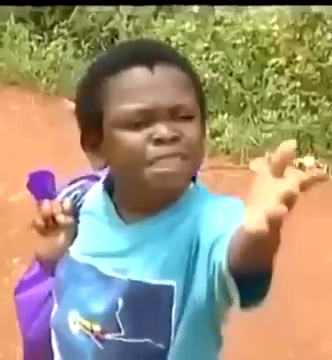
#> input picture frame 15 of code/gossip.mp4, 332 x 360 px
$ python extract.py
#> lines starting #> are read from the running program, lines starting #| are printed output that depends on the picture
# Importing all necessary libraries
import cv2
import os
from PIL import Image, ImageOps, ImageDraw, ImageFont
import numpy as np

Character = {
    "standard": "@%#*+=-:. ",
    "complex": "$@B%8&WM#*oahkbdpqwmZO0QLCJUYXzcvunxrjft/\|()1{}[]?-_+~<>i!lI;:,\"^`'. "
}


def get_data(mode):
    font = ImageFont.truetype("fonts/DejaVuSansMono-Bold.ttf", size=20)
    scale = 2
    char_list = Character[mode]
    return char_list, font, scale


# Making Background Black or White
bg = "white"
# bg = "black"
if bg == "white":
    bg_code = (255, 255, 255)
elif bg == "black":
    bg_code = (0,0,0)

# Getting the character List, Font and Scaling characters for square Pixels
char_list, font, scale = get_data("complex")
num_chars = len(char_list)
num_cols = 150


# Read the video from specified path
vid = cv2.VideoCapture("gossip.mp4")

try:

    # creating a folder named data
    if not os.path.exists('data'):
        os.makedirs('data')

# if not created then raise error
except OSError:
    print('Error: Creating directory of data')

# frame
currentframe = 0

while (True):

    # reading from frame
    success, frame = vid.read()
#> frame is the input picture: shape (360, 332, 3); mean B, G, R 122.6, 148, 158.2

    if success:
        # continue creating images until video remains
        name=os.path.join('data', str("frame"+str(currentframe))+'.jpg')
        print('Creating...' + name)
        image=frame

        #  Extracting height and width from Image
        height, width, x = image.shape
#> height = 360; width = 332; x = 3

        # Defining height and width of each cell==pixel
        cell_w = width / num_cols
#> cell_w = 2.21
        cell_h = scale * cell_w
#> cell_h = 4.43
        num_rows = int(height / cell_h)
#> num_rows = 81


        # Calculating Height and Width of the output Image
        char_width, char_height = font.getsize("A")
        out_width = char_width * num_cols
        out_height = scale * char_height * num_rows
#> out_height = 3078

        # Making a new Image using PIL
        out_image = Image.new("RGB", (out_width, out_height), bg_code)
#> out_image: PIL image 2100x3078 RGB; every value is 255
        draw = ImageDraw.Draw(out_image)


        #mapping characters RGB
        for i in range(num_rows):
            for j in range(num_cols):
                partial_image=image[int(i*cell_h):min(int((i+1)*cell_h),height),int(j*cell_w):min(int((j+1)*cell_w), width),:]
                partial_avg_color=np.sum(np.sum(partial_image, axis=0), axis=0)/(cell_h*cell_w)
                partial_avg_color=tuple(partial_avg_color.astype(np.int32).tolist())
                c=char_list[min(int(np.mean(partial_image)*num_chars/255),num_chars-1)]
                draw.text((j*char_width, i*char_height), c, fill=partial_avg_color, font=font)


        # Inverting Image and removing excess borders
        if bg == "white":
            cropped_image = ImageOps.invert(out_image).getbbox()
#> cropped_image = (0, 4, 2100, 1544)
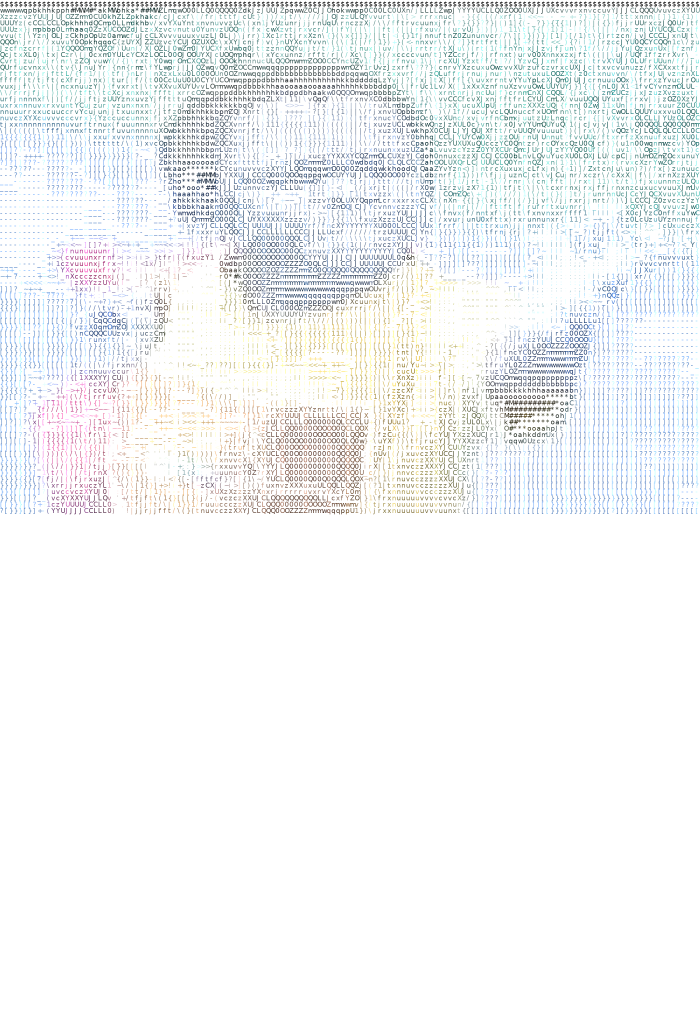
#> out_image: PIL image 2100x3078 RGB (shown at 1/3 size); mean R, G, B 243, 245.1, 245.7
        elif bg == "black":
            cropped_image = out_image.getbbox()

        # Saving the new Image
        out_image = out_image.crop(cropped_image)
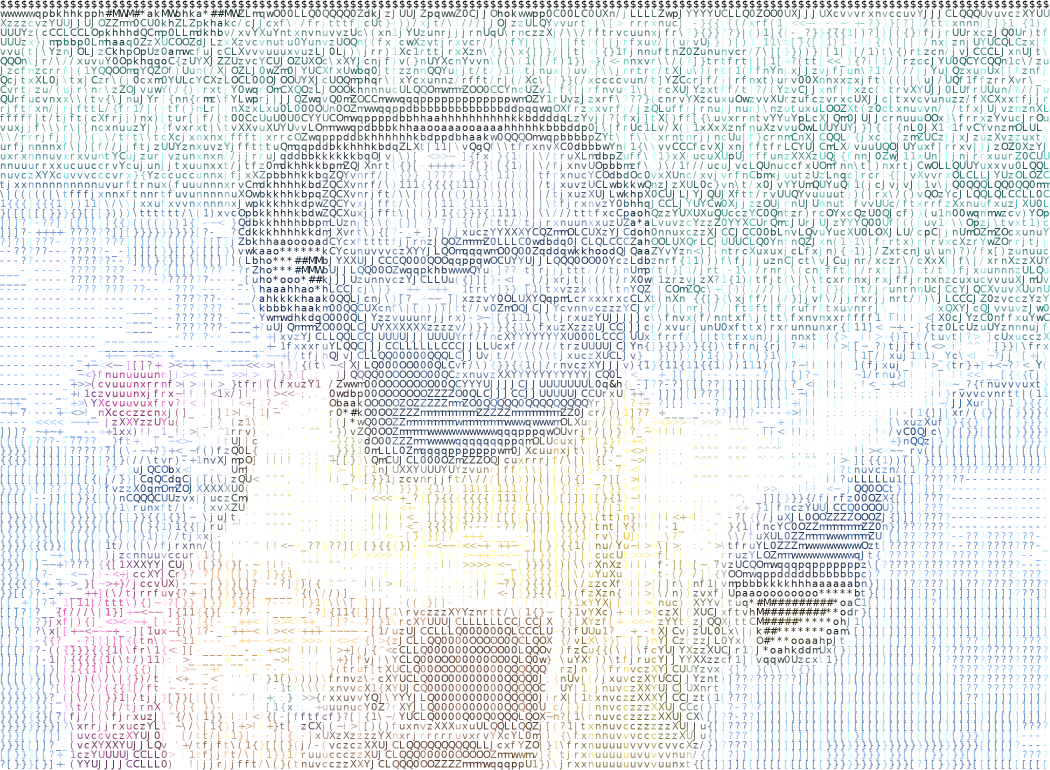
#> out_image: PIL image 2100x1540 RGB (shown at 1/2 size); mean R, G, B 231, 235.1, 236.5
        # img=Image.fromarray(out_image)

        # writing the extracted images
        out_image.save(f"{name}")

        # increasing counter so that it will
        currentframe += 1
        # show how many frames are created

    else:
        break


vid.release()
cv2.destroyAllWindows()
